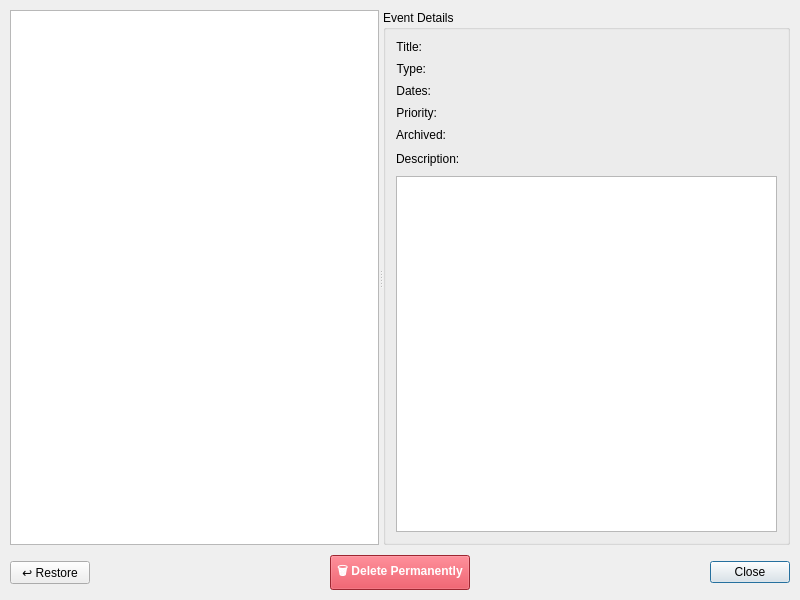
<?xml version="1.0" encoding="UTF-8"?>
<ui version="4.0">
 <class>ArchivedEventsDialog</class>
 <widget class="QDialog" name="ArchivedEventsDialog">
  <property name="geometry">
   <rect>
    <x>0</x>
    <y>0</y>
    <width>800</width>
    <height>600</height>
   </rect>
  </property>
  <property name="minimumSize">
   <size>
    <width>600</width>
    <height>400</height>
   </size>
  </property>
  <property name="windowTitle">
   <string>Archived Events</string>
  </property>
  <layout class="QVBoxLayout" name="verticalLayout">
   <property name="spacing">
    <number>10</number>
   </property>
   <property name="leftMargin">
    <number>10</number>
   </property>
   <property name="topMargin">
    <number>10</number>
   </property>
   <property name="rightMargin">
    <number>10</number>
   </property>
   <property name="bottomMargin">
    <number>10</number>
   </property>
   <item>
    <widget class="QSplitter" name="splitter">
     <property name="orientation">
      <enum>Qt::Horizontal</enum>
     </property>
     <property name="childrenCollapsible">
      <bool>false</bool>
     </property>
     <widget class="QListWidget" name="archivedEventsList">
      <property name="minimumSize">
       <size>
        <width>300</width>
        <height>0</height>
       </size>
      </property>
      <property name="alternatingRowColors">
       <bool>true</bool>
      </property>
      <property name="selectionMode">
       <enum>QAbstractItemView::ExtendedSelection</enum>
      </property>
     </widget>
     <widget class="QGroupBox" name="detailsGroupBox">
      <property name="minimumSize">
       <size>
        <width>250</width>
        <height>0</height>
       </size>
      </property>
      <property name="title">
       <string>Event Details</string>
      </property>
      <layout class="QVBoxLayout" name="verticalLayout_2">
       <property name="spacing">
        <number>10</number>
       </property>
       <property name="leftMargin">
        <number>10</number>
       </property>
       <property name="topMargin">
        <number>10</number>
       </property>
       <property name="rightMargin">
        <number>10</number>
       </property>
       <property name="bottomMargin">
        <number>10</number>
       </property>
       <item>
        <layout class="QFormLayout" name="detailsFormLayout">
         <property name="horizontalSpacing">
          <number>10</number>
         </property>
         <property name="verticalSpacing">
          <number>8</number>
         </property>
         <item row="0" column="0">
          <widget class="QLabel" name="titleLabel">
           <property name="text">
            <string>Title:</string>
           </property>
           <property name="alignment">
            <set>Qt::AlignRight|Qt::AlignTrailing|Qt::AlignVCenter</set>
           </property>
          </widget>
         </item>
         <item row="0" column="1">
          <widget class="QLabel" name="titleValueLabel">
           <property name="text">
            <string/>
           </property>
           <property name="wordWrap">
            <bool>true</bool>
           </property>
          </widget>
         </item>
         <item row="1" column="0">
          <widget class="QLabel" name="typeLabel">
           <property name="text">
            <string>Type:</string>
           </property>
           <property name="alignment">
            <set>Qt::AlignRight|Qt::AlignTrailing|Qt::AlignVCenter</set>
           </property>
          </widget>
         </item>
         <item row="1" column="1">
          <widget class="QLabel" name="typeValueLabel">
           <property name="text">
            <string/>
           </property>
          </widget>
         </item>
         <item row="2" column="0">
          <widget class="QLabel" name="datesLabel">
           <property name="text">
            <string>Dates:</string>
           </property>
           <property name="alignment">
            <set>Qt::AlignRight|Qt::AlignTrailing|Qt::AlignVCenter</set>
           </property>
          </widget>
         </item>
         <item row="2" column="1">
          <widget class="QLabel" name="datesValueLabel">
           <property name="text">
            <string/>
           </property>
          </widget>
         </item>
         <item row="3" column="0">
          <widget class="QLabel" name="priorityLabel">
           <property name="text">
            <string>Priority:</string>
           </property>
           <property name="alignment">
            <set>Qt::AlignRight|Qt::AlignTrailing|Qt::AlignVCenter</set>
           </property>
          </widget>
         </item>
         <item row="3" column="1">
          <widget class="QLabel" name="priorityValueLabel">
           <property name="text">
            <string/>
           </property>
          </widget>
         </item>
         <item row="4" column="0">
          <widget class="QLabel" name="archivedLabel">
           <property name="text">
            <string>Archived:</string>
           </property>
           <property name="alignment">
            <set>Qt::AlignRight|Qt::AlignTrailing|Qt::AlignVCenter</set>
           </property>
          </widget>
         </item>
         <item row="4" column="1">
          <widget class="QLabel" name="archivedValueLabel">
           <property name="text">
            <string/>
           </property>
          </widget>
         </item>
        </layout>
       </item>
       <item>
        <widget class="QLabel" name="descriptionLabel">
         <property name="text">
          <string>Description:</string>
         </property>
        </widget>
       </item>
       <item>
        <widget class="QTextEdit" name="descriptionTextEdit">
         <property name="readOnly">
          <bool>true</bool>
         </property>
        </widget>
       </item>
      </layout>
     </widget>
    </widget>
   </item>
   <item>
    <layout class="QHBoxLayout" name="buttonLayout">
     <property name="spacing">
      <number>10</number>
     </property>
     <item>
      <widget class="QPushButton" name="restoreButton">
       <property name="text">
        <string>↩️ Restore</string>
       </property>
       <property name="toolTip">
        <string>Restore selected event(s) to timeline</string>
       </property>
      </widget>
     </item>
     <item>
      <spacer name="horizontalSpacer">
       <property name="orientation">
        <enum>Qt::Horizontal</enum>
       </property>
       <property name="sizeHint" stdset="0">
        <size>
         <width>40</width>
         <height>20</height>
        </size>
       </property>
      </spacer>
     </item>
     <item>
      <widget class="QPushButton" name="permanentDeleteButton">
       <property name="styleSheet">
        <string notr="true">QPushButton {
    background-color: #dc3545;
    color: white;
    font-weight: bold;
    padding: 6px;
}
QPushButton:hover {
    background-color: #c82333;
}
QPushButton:pressed {
    background-color: #bd2130;
}
QPushButton:disabled {
    background-color: #6c757d;
}</string>
       </property>
       <property name="text">
        <string>🗑️ Delete Permanently</string>
       </property>
       <property name="toolTip">
        <string>Permanently delete selected event(s) (cannot be undone)</string>
       </property>
      </widget>
     </item>
     <item>
      <spacer name="horizontalSpacer_2">
       <property name="orientation">
        <enum>Qt::Horizontal</enum>
       </property>
       <property name="sizeHint" stdset="0">
        <size>
         <width>40</width>
         <height>20</height>
        </size>
       </property>
      </spacer>
     </item>
     <item>
      <widget class="QPushButton" name="closeButton">
       <property name="text">
        <string>Close</string>
       </property>
       <property name="default">
        <bool>true</bool>
       </property>
      </widget>
     </item>
    </layout>
   </item>
  </layout>
 </widget>
 <tabstops>
  <tabstop>archivedEventsList</tabstop>
  <tabstop>restoreButton</tabstop>
  <tabstop>permanentDeleteButton</tabstop>
  <tabstop>closeButton</tabstop>
  <tabstop>descriptionTextEdit</tabstop>
 </tabstops>
 <resources/>
 <connections/>
</ui>
